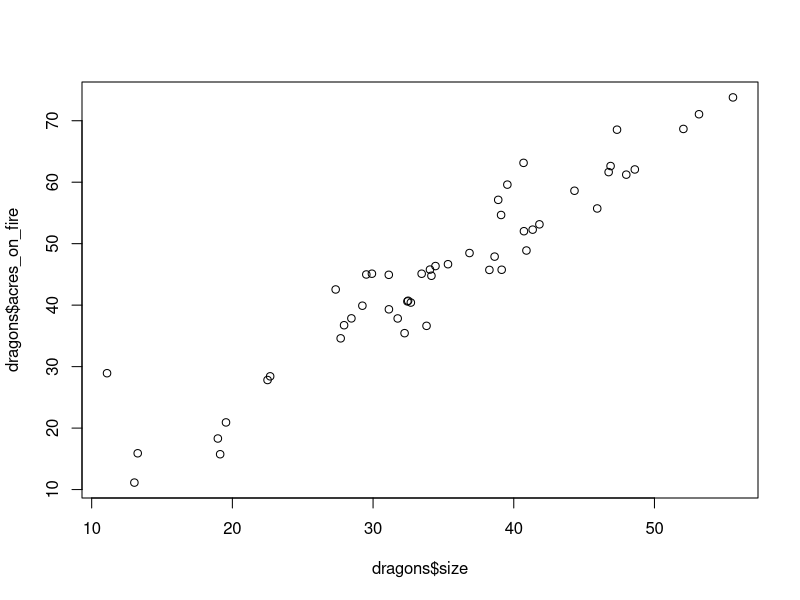
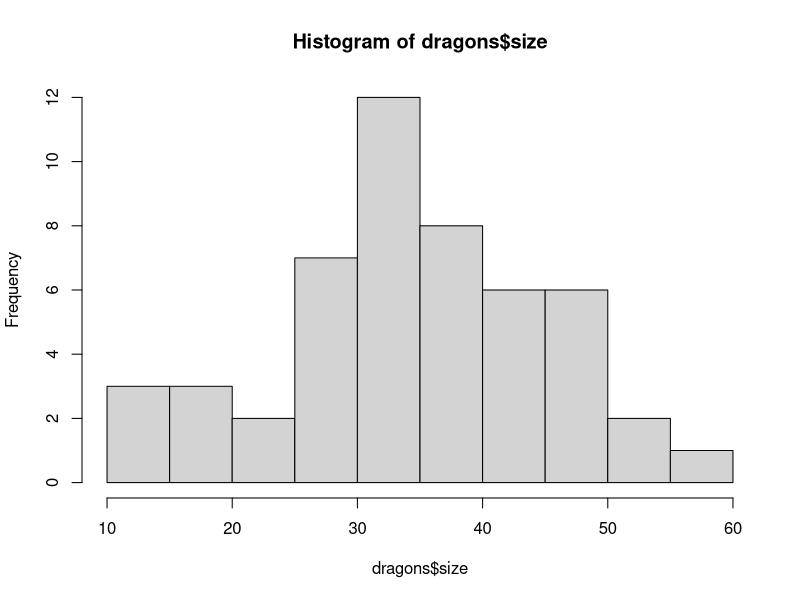
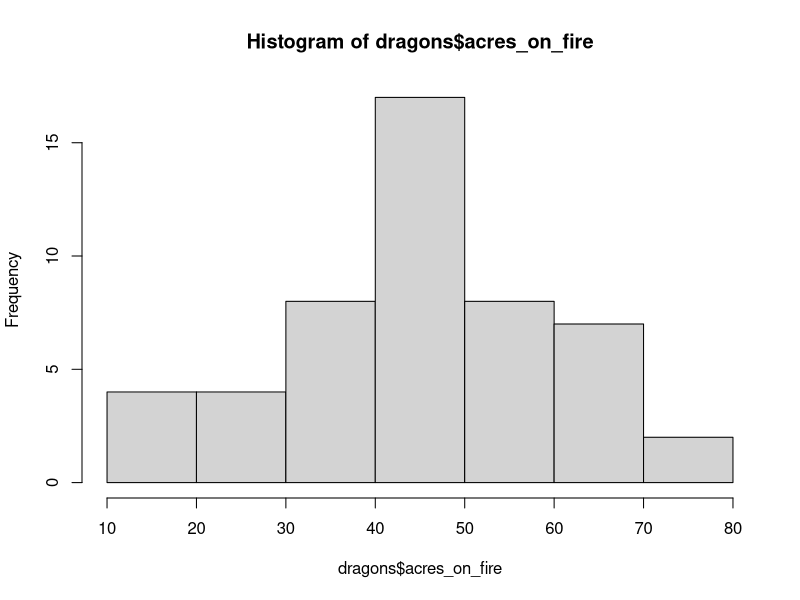

Here is the R script that generated these plots, in order:
#HW13, Evan Peepo

# Load data ---------------------------------------------------------------

dragons <- read.csv('dragon_data.csv')

# Plot --------------------------------------------------------------------

plot(dragons$size, dragons$acres_on_fire) #linear
hist(dragons$size) #normal
hist(dragons$acres_on_fire) #normal

# Make linear model -------------------------------------------------------

dragons_lm <- lm(acres_on_fire ~ size, data = dragons) 
coef(dragons_lm) #for comparison

# Objective 1 -------------------------------------------------------------

y <- dragons$acres_on_fire
x_matrix <- model.matrix(~ size, data = dragons)

#A. Analytical solution
matrix_par <- solve(t(x_matrix) %*% x_matrix) %*% (t(x_matrix) %*% y) #same as lm()

# Objective 2 -------------------------------------------------------------

#A. Grid search
beta0 <- seq(from = -2, to = 1, by = 0.1)
beta1 <- seq(from = 1, to = 3, by = 0.1)
beta0 <- round(beta0, 1) 
beta1 <- round(beta1, 1)

#Empty matrix
ss_matrix <- matrix(NA, ncol = length(beta0), nrow = length(beta1))
rownames(ss_matrix) <- beta1
colnames(ss_matrix) <- beta0

#Nested for loop filling matrix with sum of squares
for (i in seq_along(beta0)) {
  for (j in seq_along(beta1)) {
    y_hat = beta0[i] + beta1[j] * dragons$size
    ss <- sum((dragons$acres_on_fire - y_hat)^2)
    ss_matrix[j, i] <- ss
  }
}

min_ss <- min(ss_matrix) #find min value

which(ss_matrix == min_ss, arr.ind = TRUE) #find the index with min value
colnames(ss_matrix)[23] #this is off from lm(), lets check formula
rownames(ss_matrix)[4] #matches lm() if rounded down


#Check intercept based on slope
mean_size <- mean(dragons$size, na.rm = TRUE)
mean_acres <- mean(dragons$acres_on_fire, na.rm = TRUE)

b1_grid_choice <- 1.3
b0_opt_for_b1 <- mean_acres - b1_grid_choice * mean_size

b0_opt_for_b1 #same as what is in grid search, I guess for a slope of 1.3, the optimal intercept is 0.2. 
#It appears going to the closest 0.1 is not enough detail to get the best parameter fit

#B. Optimatization with optim()

min_ss <- function(par, data) {
  y_hat = par[1] + par[2] * data$size
  ss <- sum((data$acres_on_fire - y_hat)^2)
  return(ss)
}

start_parameter <- c(-1, 1)


result1 <- optim(par = start_parameter, fn = min_ss, data = dragons) 
result1 #closely matches lm(), intercept slightly different

#C
#Model converges, #convergence = 0

parameter_test <- c(-5, 4) #test different starting values
result2 <- optim(par = parameter_test, fn = min_ss, data = dragons) #closely matches lm(), intercept slightly different
result2 #gets roughly the same values

# Objective 3 -------------------------------------------------------------

#A. Grid search
beta0 <- seq(from = -2, to = 1, by = 0.1)
beta1 <- seq(from = 1, to = 3, by = 0.1)
beta0 <- round(beta0, 1) 
beta1 <- round(beta1, 1)

#Empty matrix
ss_matrix <- matrix(NA, ncol = length(beta0), nrow = length(beta1))
rownames(ss_matrix) <- beta1
colnames(ss_matrix) <- beta0

#Nested for loop filling matrix with sum of squares
for (i in seq_along(beta0)) {
  for (j in seq_along(beta1)) {
    y_hat = beta0[i] + beta1[j] * dragons$size
    ss = sum((dragons$acres_on_fire - y_hat)^2)
    resid_var = ss / 48
    lnL = (-50 / 2) * log(2 * pi * resid_var) - (1 / 2 * resid_var) * sum((dragons$size - mean_size)^2)
    ss_matrix[j, i] <- lnL
  }
}

max_lnL <- max(ss_matrix) #find max value

which(ss_matrix == max_lnL, arr.ind = TRUE) #find the index with max value
colnames(ss_matrix)[23] #same as grid search using sum of squares
rownames(ss_matrix)[4] #matches lm() if rounded down

#B. Optimatization with optim()

max_likelihood <- function(par, data) {
  y_hat = par[1] + par[2] * data$size
  ss = sum((data$acres_on_fire - y_hat)^2)
  resid_var = ss / 48
  #plug in calculated residual variance as sigma^2, using xbar as mu
  lnL = (-50 / 2) * log(2 * pi * resid_var) - (1 / 2 * resid_var) * sum((data$size - mean(data$size))^2) 
  return(lnL)
}

neg_log_L <- function(par, data) { #use negative log likelihood for optim() since it minimizes by default
  -max_likelihood(par, data)
}

start_parameter <- c(-1, 1)

result3 <- optim(par = start_parameter, fn = neg_log_L, data = dragons) 
result3 #closely matches lm(), intercept slightly different

#C
#Model converges, #convergence = 0

parameter_test <- c(-5, 4) #test different starting values
result4 <- optim(par = parameter_test, fn = neg_log_L, data = dragons) #closely matches lm(), intercept slightly different
result4 #gets roughly the same values

# Objective 4 -------------------------------------------------------------
matrix_par_vec <- as.vector(matrix_par)
grid_search_ols <- c(0.2, 1.3)
optim_ols <- result1$par
grid_search_lnL <- c(0.2, 1.3)
optim_lnL <- result3$par
lm_coef <- coef(dragons_lm)

method_compare_df <- data.frame(matrix_par_vec, grid_search_ols, optim_ols, grid_search_lnL, optim_lnL, lm_coef)
method_compare_df

#All close except the grid search intercept